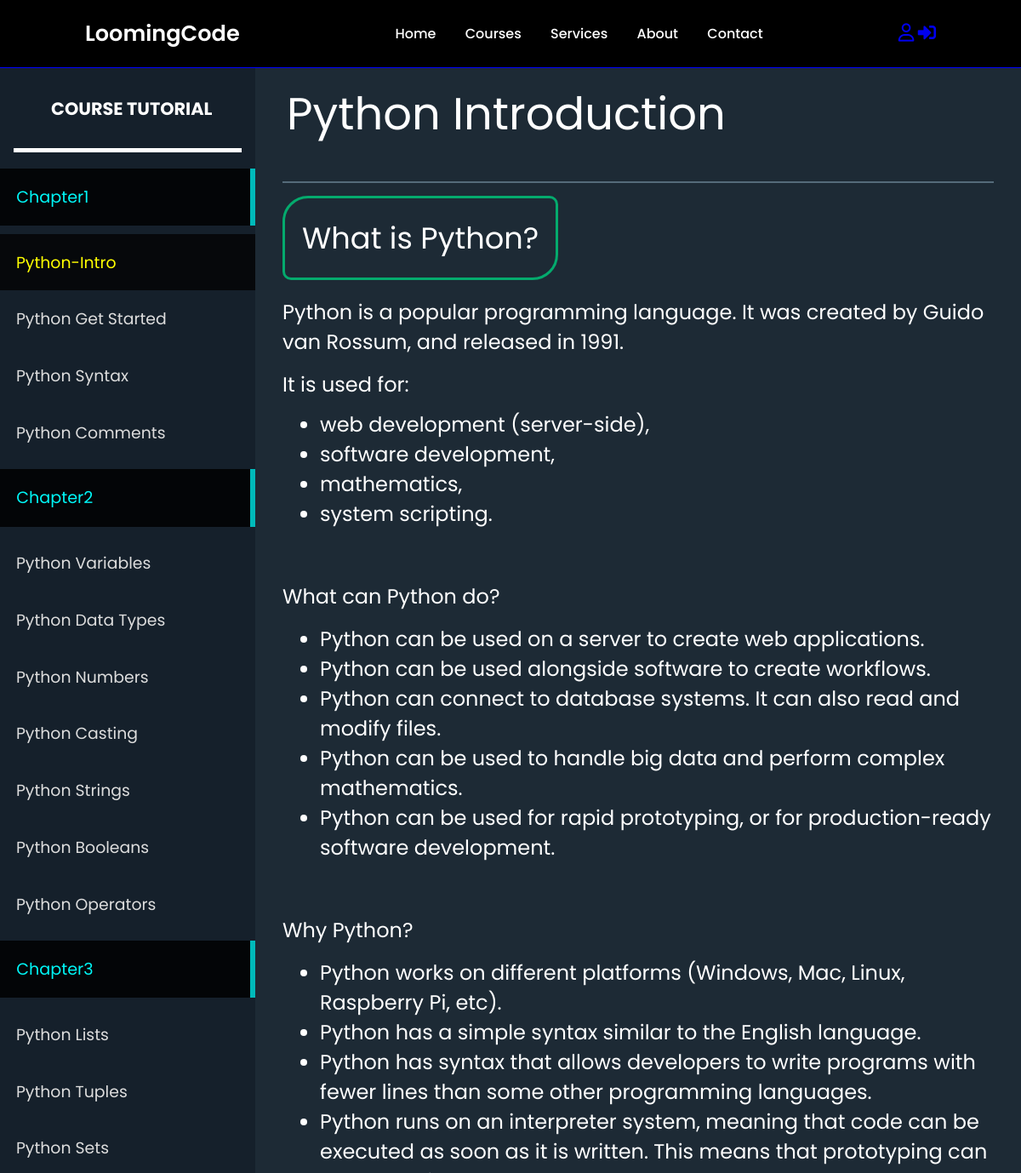
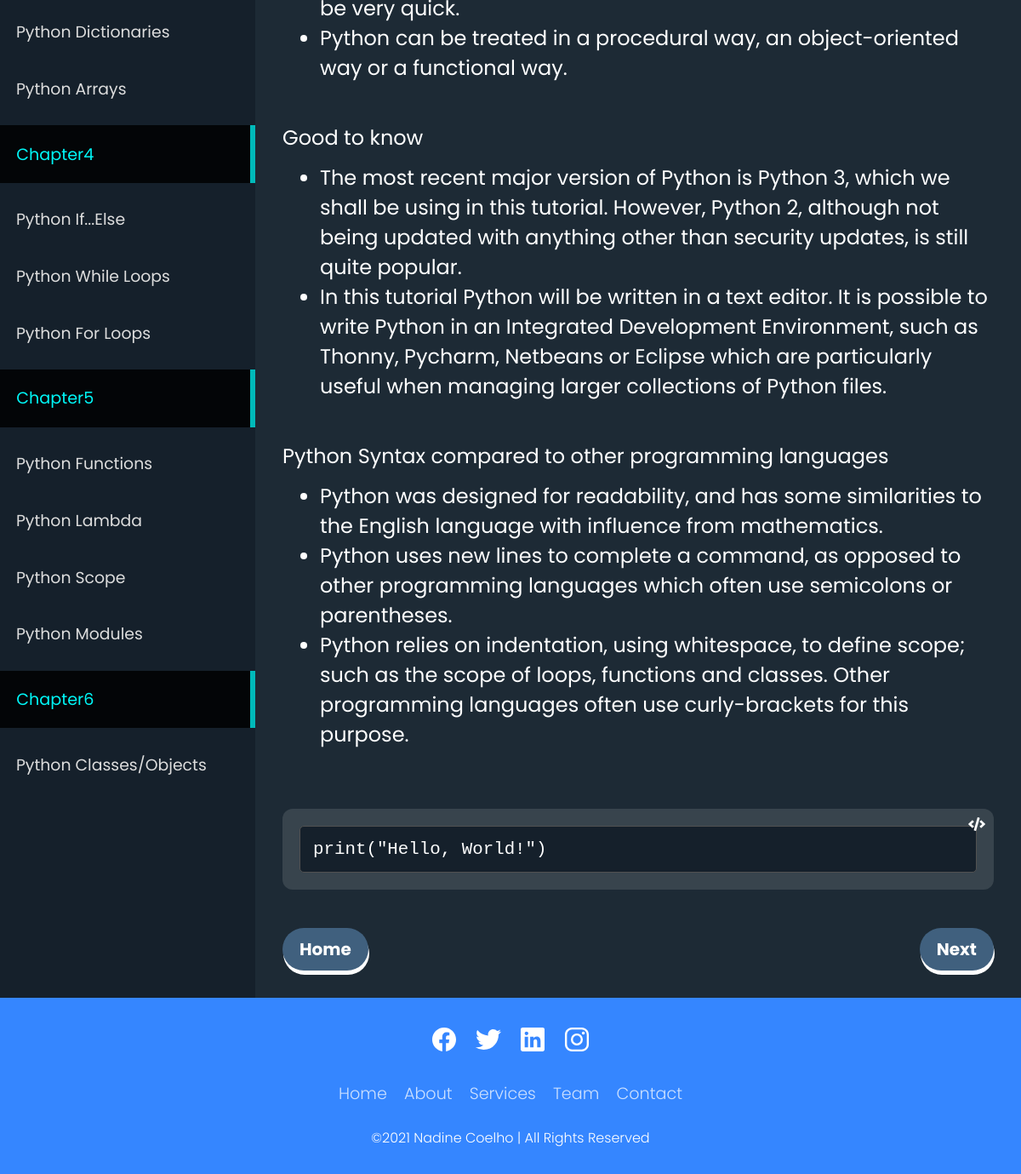
The page /Python/Python-Intro/ on the database as committed earlier (2 pictures, top to bottom).
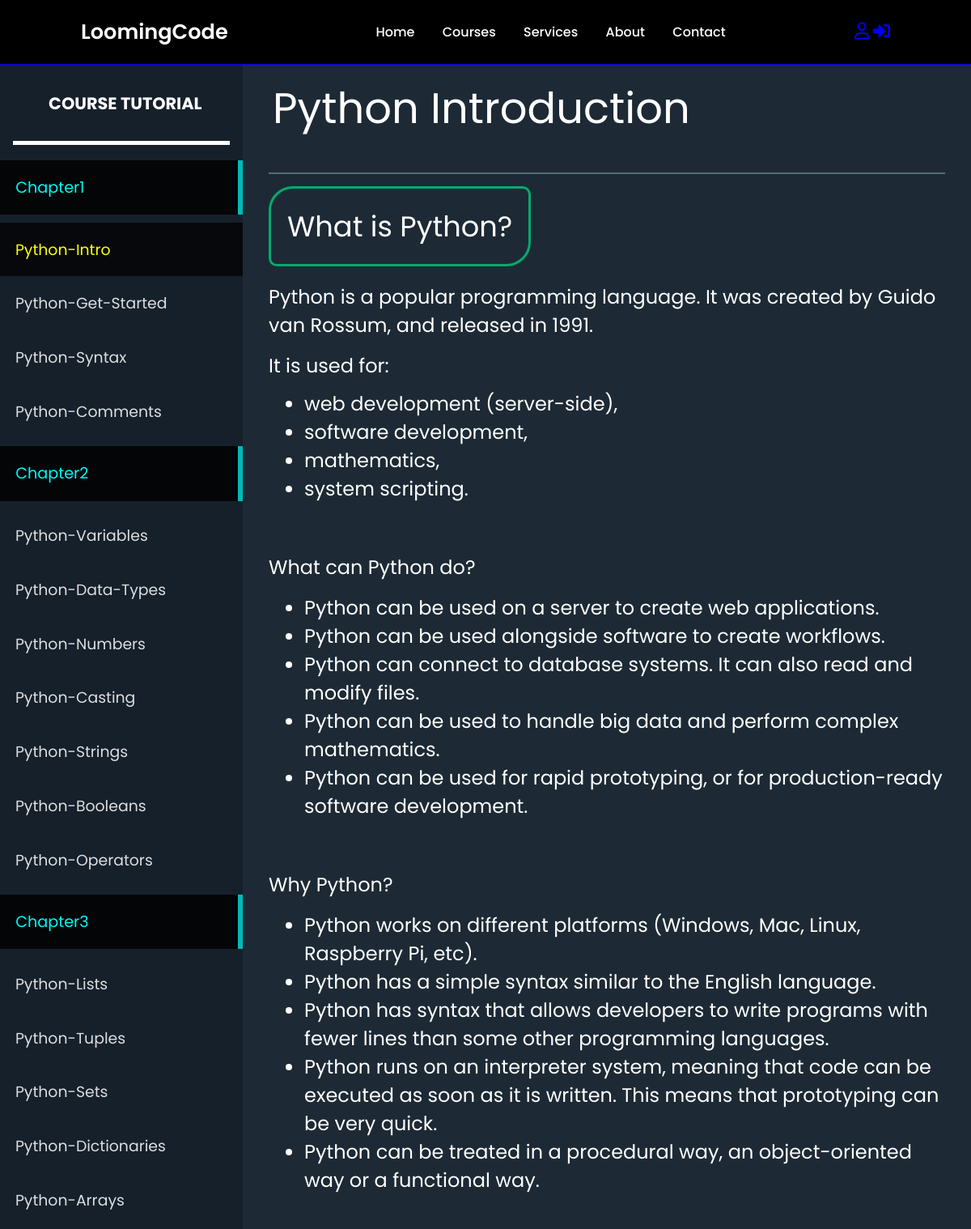
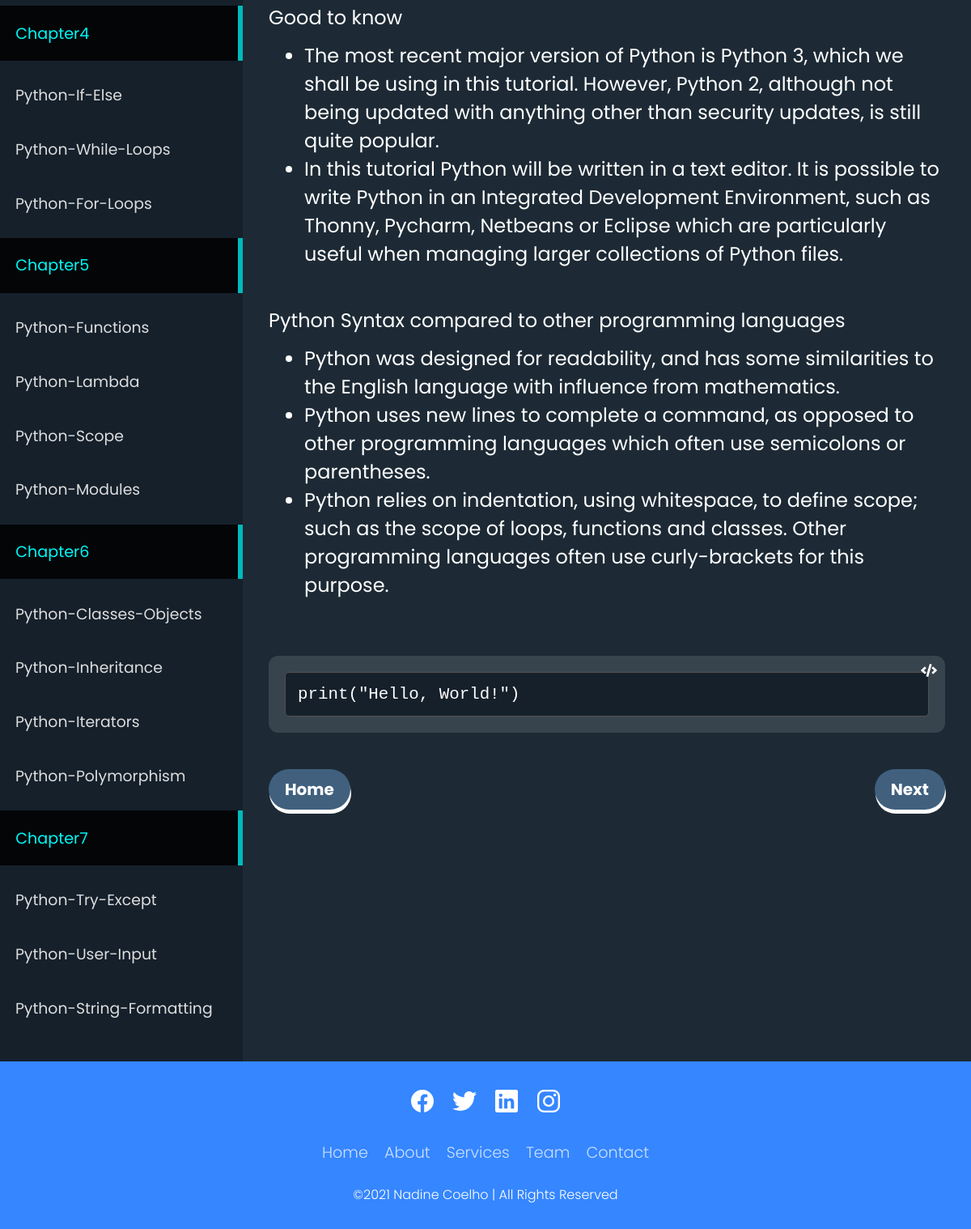
The same page on the database as committed later (2 pictures, top to bottom).
### hierarchy/models.py (models this page shows, shortened)
class Chapter(models.Model):
    course = models.ForeignKey(Course, on_delete=models.CASCADE)
    name = models.CharField(max_length=255)
    class Meta:
        unique_together = (('course', 'name'),)

class Topic(models.Model):
    topic_name = models.CharField(max_length=255)
    chapter = models.ForeignKey(Chapter, on_delete=models.CASCADE)
    course = models.ForeignKey(Course, on_delete=models.CASCADE)  # Add this field
    code_html = models.TextField(null=True, blank=True)
    rank = models.IntegerField(default=0)
    class Meta:
        unique_together = (('topic_name', 'course'),)

### hierarchy/views.py (the view)
# urls.py: path('<str:course_name>/<path:topic_name>/', views.course_detail, name='course_detail'),
def course_detail(request, course_name, topic_name):
    course = Course.objects.get(name=course_name)
    chapters = Chapter.objects.filter(course=course)
    topics = Topic.objects.filter(course=course).order_by('chapter', 'rank')  # Order topics by chapter and rank
    topic = Topic.objects.get(course=course,topic_name=topic_name)
    previous_topic = None
    next_topic = None
    for i, t in enumerate(topics):
        if t == topic:
            if i > 0:
                previous_topic = topics[i - 1]
            if i < len(topics) - 1:
                next_topic = topics[i + 1]
            break
    return render(request, 'base1.html', {'course1': course_name, 'chapters': chapters, 'topics': topics, 'top': topic, 'previous_top': previous_topic, 'next_top': next_topic})

### hierarchy/templates/base1.html (shortened to what this page needs)
<!DOCTYPE html>
{% load static %}
<html lang="en">
  <head>
    <link
      rel="stylesheet"
      href="https://cdnjs.cloudflare.com/ajax/libs/font-awesome/6.5.1/css/all.min.css"
    />
    <link rel="stylesheet" href="https://cdnjs.cloudflare.com/ajax/libs/font-awesome/5.15.4/css/all.min.css">
    <link rel="stylesheet" type="text/css" href="{% static 'css/styles.css' %}">
  </head>
  <body>
    <header>
      <a href = "{% url 'home'%}" class = "logo">LoomingCode</a>
      <nav class = "navigation" id = "nav-middle">
        <a href = "{% url 'home'%}">Home</a>
        <a href="{% url 'home' %}#courses">Courses</a>
        <a href = "{% url 'home' %}#services">Services</a>
        <a href = "{% url 'home' %}#aboute">About</a>
        <a href="{% url 'home' %}#contact">Contact</a>
    </nav>
      <nav class = "navigation">
        <a href = "{% url 'profile'%}" id = "profile"><i class="fa-regular fa-user fa-lg"></i></a>
          <a href = "{% url 'login'%}"><i class="fa fa-right-to-bracket fa-lg"></i></a>
      </nav>
  </header>
      <div class="app">
        <aside class="sidebar">
          <h3>&nbsp; &nbsp; &nbsp; &nbsp; &nbsp;  Course Tutorial <br><br></h3>
          <nav class="menu">
            {% for chapter in chapters %}
            <p class="menu-chapter">{{ chapter.name }}</p>
            {% for topic in topics %}
            {% if topic.chapter == chapter %}
            <a href="{% url 'course_detail' course1 topic.topic_name %}" class="menu-item {% if topic.id == top.id %}active{% endif %}">{{ topic.topic_name }}</a>
            {% endif %}
            {% endfor %}
            {% endfor %}
          </nav>
        </aside>
        <main class="content">
          {{ top.code_html | safe }}
        {% if previous_top %}
  <button class="previous" onclick="window.location.href='{% url 'course_detail' course1 previous_top.topic_name %}'">Previous</button>
  {% else %}
  <button class="previous" onclick="window.location.href='{% url 'home'%}'"> Home</button>
  {% endif %}
  {% if next_top %}
  <button class="next" onclick="window.location.href='{% url 'course_detail' course1 next_top.topic_name %}'">Next</button>
  {% else %}
  <button class="next" onclick="window.location.href='{% url 'home'%}'"> Home</button>
  {% endif %}
</main>
    </div>
    <section class = "footerbody">
      <footer class="footer">
        <ul class="social-icon">
          <li class="social-icon__item"><a class="social-icon__link" href="#">
              <ion-icon name="logo-facebook"></ion-icon>
            </a></li>
          <li class="social-icon__item"><a class="social-icon__link" href="#">
              <ion-icon name="logo-twitter"></ion-icon>
            </a></li>
          <li class="social-icon__item"><a class="social-icon__link" href="#">
              <ion-icon name="logo-linkedin"></ion-icon>
            </a></li>
          <li class="social-icon__item"><a class="social-icon__link" href="#">
              <ion-icon name="logo-instagram"></ion-icon>
            </a></li>
        </ul>
        <ul class="menu">
          <li class="menu__item"><a class="menu__link" href="#">Home</a></li>
          <li class="menu__item"><a class="menu__link" href="#">About</a></li>
          <li class="menu__item"><a class="menu__link" href="#">Services</a></li>
          <li class="menu__item"><a class="menu__link" href="#">Team</a></li>
          <li class="menu__item"><a class="menu__link" href="#">Contact</a></li>
        </ul>
        <p>&copy;2021 Nadine Coelho | All Rights Reserved</p>
      </footer>
  </section>
  </body>
</html>

Rows that differ between the two databases and show on the page:
changed Topic: topic_name "Python Get Started" → "Python-Get-Started"
changed Topic: topic_name "Python Syntax" → "Python-Syntax"
changed Topic: topic_name "Python Comments" → "Python-Comments"
changed Topic: topic_name "Python Variables" → "Python-Variables"
changed Topic: topic_name "Python Data Types" → "Python-Data-Types"
changed Topic: topic_name "Python Numbers" → "Python-Numbers"
changed Topic: topic_name "Python Casting" → "Python-Casting"
changed Topic: topic_name "Python Strings" → "Python-Strings"
changed Topic: topic_name "Python Booleans" → "Python-Booleans"
changed Topic: topic_name "Python Operators" → "Python-Operators"
changed Topic: topic_name "Python Lists" → "Python-Lists"
changed Topic: topic_name "Python Tuples" → "Python-Tuples"
changed Topic: topic_name "Python Sets" → "Python-Sets"
changed Topic: topic_name "Python Dictionaries" → "Python-Dictionaries"
changed Topic: topic_name "Python Arrays" → "Python-Arrays"
changed Topic: topic_name "Python If...Else" → "Python-If-Else"
changed Topic: topic_name "Python While Loops" → "Python-While-Loops"
changed Topic: topic_name "Python For Loops" → "Python-For-Loops"
changed Topic: topic_name "Python Functions" → "Python-Functions"
changed Topic: topic_name "Python Lambda" → "Python-Lambda"
changed Topic: topic_name "Python Scope" → "Python-Scope"
changed Topic: topic_name "Python Modules" → "Python-Modules"
changed Topic: topic_name "Python Classes/Objects" → "Python-Classes-Objects"
added Topic: topic_name "Python-Inheritance", shown under Chapter "Chapter6"
added Topic: topic_name "Python-Iterators", shown under Chapter "Chapter6"
added Topic: topic_name "Python-Polymorphism", shown under Chapter "Chapter6"
added Chapter: name "Chapter7"
added Topic: topic_name "Python-Try-Except", shown under "Chapter7"
added Topic: topic_name "Python-User-Input", shown under "Chapter7"
added Topic: topic_name "Python-String-Formatting", shown under "Chapter7"
